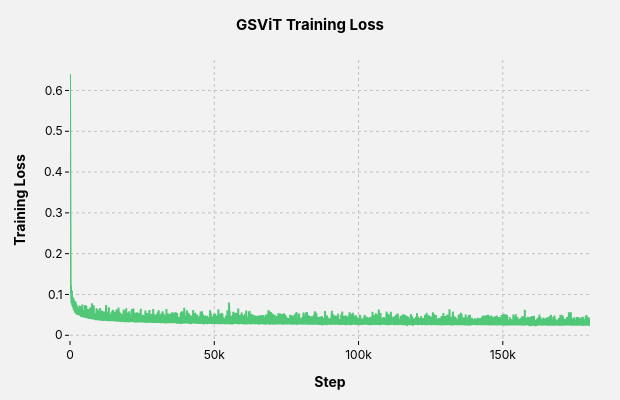

Notebook code for this chart:
### Code cell
fig = styled_fig("GSViT Training Loss", "Step", "Training Loss")
fig.add_scatter(
    x=gsvit_df["_step"],
    y=gsvit_df["loss"],
    mode="lines",
    line=dict(color=PALETTE["gsvit"], width=2),
    name="GSViT",
)
fig.show()
fig.write_image("assests/gsvit_train_loss.svg")  # needs `kaleido`

### Figure 1 — Plotly figure (JSON) as saved in the notebook; plotly's stock layout.template omitted (floating-point values rounded to 4 significant figures; data arrays with more than 128 entries replaced by an {"elided": "..."} marker saying what was removed)
{"data": [{"line": {"color": "#50C878", "width": 2}, "mode": "lines", "name": "GSViT", "type": "scatter", "x": {"elided": "180220 int values"}, "y": {"elided": "180220 float values"}}], "layout": {"font": {"color": "black", "family": "Inter, sans-serif", "size": 12}, "height": 400, "margin": {"b": 60, "l": 70, "r": 30, "t": 60}, "paper_bgcolor": "#F3F2F2", "plot_bgcolor": "#F3F2F2", "title": {"font": {"color": "black", "family": "Inter, sans-serif", "size": 15}, "text": "<b>GSViT Training Loss</b>", "x": 0.5, "xanchor": "center"}, "width": 620, "xaxis": {"gridcolor": "#C1C1C1", "griddash": "dot", "gridwidth": 1, "linecolor": "black", "linewidth": 1, "mirror": false, "showgrid": true, "showline": false, "tickcolor": "black", "ticklen": 4, "ticks": "outside", "title": {"text": "<b>Step</b>"}, "zeroline": false}, "yaxis": {"gridcolor": "#C1C1C1", "griddash": "dot", "gridwidth": 1, "linecolor": "black", "linewidth": 1, "mirror": false, "showgrid": true, "showline": false, "tickcolor": "black", "ticklen": 4, "ticks": "outside", "title": {"text": "<b>Training Loss</b>"}, "zeroline": false}}}
